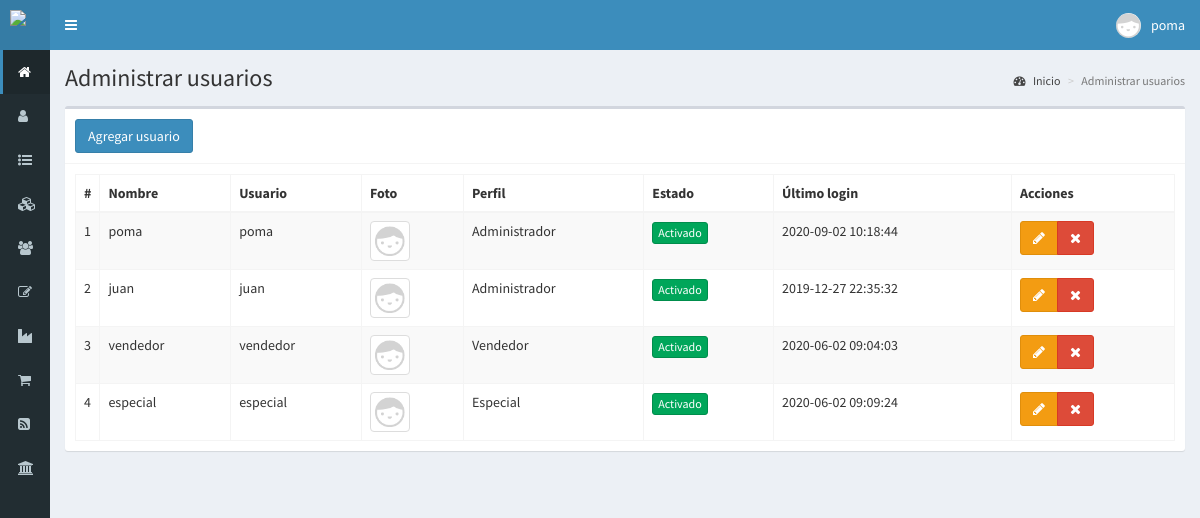
/usuarios (signed in), run on the app's committed database.
### tables this page shows
CREATE TABLE IF NOT EXISTS `usuarios` (
  `id` int(11) NOT NULL AUTO_INCREMENT,
  `nombre` text NOT NULL,
  `usuario` text NOT NULL,
  `password` text NOT NULL,
  `perfil` text NOT NULL,
  `foto` text NOT NULL,
  `estado` int(11) NOT NULL,
  `ultimo_login` datetime NOT NULL,
  `fecha` timestamp NOT NULL DEFAULT current_timestamp() ON UPDATE current_timestamp(),
  PRIMARY KEY (`id`)
);

### controladores/plantilla.controlador.php (called while the page is built)
<?php
class ControladorPlantilla{
	static public function ctrPlantilla(){
		include "vistas/plantilla.php";
	}
}

### index.php (called while the page is built, shortened)
<?php
require_once "controladores/plantilla.controlador.php";
require_once "controladores/usuarios.controlador.php";
require_once "controladores/actmasivo.controlador.php";
require_once "modelos/usuarios.modelo.php";
$plantilla = new ControladorPlantilla();
$plantilla -> ctrPlantilla();

### controladores/usuarios.controlador.php (called while the page is built, shortened)
<?php
class ControladorUsuarios{
	static public function ctrMostrarUsuarios($item, $valor){
		$tabla = "usuarios";
		$respuesta = ModeloUsuarios::MdlMostrarUsuarios($tabla, $item, $valor);
		return $respuesta;
	}
}

### modelos/conexion.php (called while the page is built)
<?php
class Conexion{
	static public function conectar(){
		$link = new PDO("mysql:host=localhost;dbname=herrero_test",
			            "poma",
			            "Pomadb1994*");
		$link->exec("set names utf8");
		return $link;
	}
}

### modelos/usuarios.modelo.php (called while the page is built, shortened)
<?php
require_once "conexion.php";
class ModeloUsuarios{
	static public function mdlMostrarUsuarios($tabla, $item, $valor){
		if($item != null){
			$stmt = Conexion::conectar()->prepare("SELECT * FROM $tabla WHERE $item = :$item");
			$stmt -> bindParam(":".$item, $valor, PDO::PARAM_STR);
			$stmt -> execute();
			return $stmt -> fetch();
		}else{
			$stmt = Conexion::conectar()->prepare("SELECT * FROM $tabla");
			$stmt -> execute();
			return $stmt -> fetchAll();
		}
	}
}

### vistas/modulos/usuarios.php (the view, shortened to what this page needs)
<div class="content-wrapper">
  <section class="content-header">
    <h1>
      Administrar usuarios
    </h1>
    <ol class="breadcrumb">
      <li><a href="inicio"><i class="fa fa-dashboard"></i> Inicio</a></li>
      <li class="active">Administrar usuarios</li>
    </ol>
  </section>
  <section class="content">
    <div class="box">
      <div class="box-header with-border">
        <button class="btn btn-primary" data-toggle="modal" data-target="#modalAgregarUsuario">
          Agregar usuario
        </button>
      </div>
      <div class="box-body">
       <table class="table table-bordered table-striped dt-responsive tablas" width="100%">
        <thead>
         <tr>
           <th style="width:10px">#</th>
           <th>Nombre</th>
           <th>Usuario</th>
           <th>Foto</th>
           <th>Perfil</th>
           <th>Estado</th>
           <th>Último login</th>
           <th>Acciones</th>
         </tr>
        </thead>
        <tbody>
        <?php
        $item = null;
        $valor = null;
        $usuarios = ControladorUsuarios::ctrMostrarUsuarios($item, $valor);
       foreach ($usuarios as $key => $value){
          echo ' <tr>
                  <td>'.($key+1).'</td>
                  <td>'.$value["nombre"].'</td>
                  <td>'.$value["usuario"].'</td>';
                  if($value["foto"] != ""){
                    echo '<td><img src="'.$value["foto"].'" class="img-thumbnail" width="40px"></td>';
                  }else{
                    echo '<td><img src="vistas/img/usuarios/default/anonymous.png" class="img-thumbnail" width="40px"></td>';
                  }
                  echo '<td>'.$value["perfil"].'</td>';
                  if($value["estado"] != 0){
                    echo '<td><button class="btn btn-success btn-xs btnActivar" idUsuario="'.$value["id"].'" estadoUsuario="0">Activado</button></td>';
                  }else{
                    echo '<td><button class="btn btn-danger btn-xs btnActivar" idUsuario="'.$value["id"].'" estadoUsuario="1">Desactivado</button></td>';
                  }
                  echo '<td>'.$value["ultimo_login"].'</td>
                  <td>
                    <div class="btn-group">
                      <button class="btn btn-warning btnEditarUsuario" idUsuario="'.$value["id"].'" data-toggle="modal" data-target="#modalEditarUsuario"><i class="fa fa-pencil"></i></button>
                      <button class="btn btn-danger btnEliminarUsuario" idUsuario="'.$value["id"].'" fotoUsuario="'.$value["foto"].'" usuario="'.$value["usuario"].'"><i class="fa fa-times"></i></button>
                    </div>
                  </td>
                </tr>';
        }
        ?>
        </tbody>
       </table>
      </div>
    </div>
  </section>
</div>

### vistas/plantilla.php (shortened to what this page needs)
<!DOCTYPE html>
<html>
<head>
  <link rel="stylesheet" href="vistas/bower_components/bootstrap/dist/css/bootstrap.min.css">
  <link rel="stylesheet" href="vistas/bower_components/font-awesome/css/font-awesome.min.css">
  <link rel="stylesheet" href="vistas/bower_components/Ionicons/css/ionicons.min.css">
  <link rel="stylesheet" href="vistas/dist/css/AdminLTE.css">
  <link rel="stylesheet" href="vistas/dist/css/skins/_all-skins.min.css">
  <link rel="stylesheet" href="vistas/bower_components/datatables.net-bs/css/dataTables.bootstrap.min.css">
  <link rel="stylesheet" href="vistas/bower_components/datatables.net-bs/css/responsive.bootstrap.min.css">
  <link rel="stylesheet" href="vistas/plugins/iCheck/all.css">
  <link rel="stylesheet" href="vistas/bower_components/bootstrap-daterangepicker/daterangepicker.css">
  <link rel="stylesheet" href="vistas/bower_components/morris.js/morris.css">
</head>
<body class="hold-transition skin-blue sidebar-collapse sidebar-mini login-page">
  <?php
  if(isset($_SESSION["iniciarSesion"]) && $_SESSION["iniciarSesion"] == "ok"){
   echo '<div class="wrapper">';
    include "modulos/cabezote.php";
    include "modulos/menu.php";
    if(isset($_GET["ruta"])){
      if($_GET["ruta"] == "inicio" ||
         $_GET["ruta"] == "actmasiva" ||
         $_GET["ruta"] == "usuarios" ||
         $_GET["ruta"] == "categorias" ||
         $_GET["ruta"] == "imprecibos" ||
         $_GET["ruta"] == "rubroingresos" ||
         $_GET["ruta"] == "rubroegresos" ||
         $_GET["ruta"] == "cuentasbancarias" ||
         $_GET["ruta"] == "ubicaciones" ||
         $_GET["ruta"] == "productos" ||
         $_GET["ruta"] == "proveedores" ||
         $_GET["ruta"] == "clientes" ||
         $_GET["ruta"] == "publicidad" ||
         $_GET["ruta"] == "cobranza-clientes" ||
         $_GET["ruta"] == "ventas" ||
         $_GET["ruta"] == "authorized" ||
         $_GET["ruta"] == "autorizarAplicacion" ||
         $_GET["ruta"] == "crearCliente" ||
         $_GET["ruta"] == "doCrearCliente" ||
         $_GET["ruta"] == "doFacturarBatch" ||
         $_GET["ruta"] == "doObtenerInfoMovimiento" ||
         $_GET["ruta"] == "ObtenerInfoMovimiento" ||
         $_GET["ruta"] == "facturar" ||
         $_GET["ruta"] == "doFacturar" ||
         $_GET["ruta"] == "chequera" ||
         $_GET["ruta"] == "crear-venta" ||
         $_GET["ruta"] == "crear-pago" ||
         $_GET["ruta"] == "cc-cliente" ||
         $_GET["ruta"] == "editar-venta" ||
         $_GET["ruta"] == "reportes" ||
         $_GET["ruta"] == "presupuestoRapido" ||
         $_GET["ruta"] == "crear-presupuestoRapido" ||
         $_GET["ruta"] == "actualizar-productos" ||
         $_GET["ruta"] == "enproceso" ||
         $_GET["ruta"] == "mapa" ||
         $_GET["ruta"] == "sendordpresup" ||
         $_GET["ruta"] == "ordenpresup" ||
         $_GET["ruta"] == "estado-entregas" ||
         $_GET["ruta"] == "liquidar-cobros" ||
         $_GET["ruta"] == "enviarcorreo" ||
         $_GET["ruta"] == "actprod1" ||
         $_GET["ruta"] == "salir"){
        include "modulos/".$_GET["ruta"].".php";
      }else{
        include "modulos/404.php";
      }
    }else{
      include "modulos/inicio.php";
    }
    echo '</div>';
  }else{
    include "modulos/login.php";
  }
  ?>
</body>
</html>

### vistas/modulos/cabezote.php (shortened to what this page needs)
<header class="main-header">
<a href="inicio" class="logo">
	<span class="logo-mini">
		<img src="vistas/img/plantilla/icono-blanco.png" class="img-responsive" style="padding:10px">
	</span>
</a>
<nav class="navbar navbar-static-top" role="navigation">
 	<a href="#" class="sidebar-toggle" data-toggle="push-menu" role="button">
     	</a>
	<div class="navbar-custom-menu">
		<ul class="nav navbar-nav">
			<li class="dropdown user user-menu">
				<a href="#" class="dropdown-toggle" data-toggle="dropdown">
				<?php
				if($_SESSION["foto"] != ""){
					echo '<img src="'.$_SESSION["foto"].'" class="user-image">';
				}else{
					echo '<img src="vistas/img/usuarios/default/anonymous.png" class="user-image">';
				}
				?>
					<span class="hidden-xs"><?php  echo $_SESSION["nombre"]; ?></span>
				</a>
			</li>
		</ul>
	</div>
</nav>
</header>

### vistas/modulos/menu.php (shortened to what this page needs)
<aside class="main-sidebar">
	 <section class="sidebar">
		<ul class="sidebar-menu">
		<?php
		if($_SESSION["perfil"] == "Administrador"){
			echo '<li class="active">
				<a href="inicio">
					<i class="fa fa-home"></i>
					<span>Inicio</span>
				</a>
			</li>
			<li>
				<a href="usuarios">
					<i class="fa fa-user"></i>
					<span>Usuarios</span>
				</a>
			</li>';
		}
		if($_SESSION["perfil"] == "Administrador" || $_SESSION["perfil"] == "Especial"){
			echo '<li class="treeview">
				<a href="#">
					<i class="fa fa-list-ul"></i>
					<span>Categorias</span>
					<span class="pull-right-container">
						<i class="fa fa-angle-left pull-right"></i>
					</span>
				</a>
				<ul class="treeview-menu">
					<li>
						<a href="categorias">
							<i class="fa fa-circle-o"></i>
							<span>Familias</span>
						</a>
					</li>';
			echo '</ul>'
		;}
		if($_SESSION["perfil"] == "Administrador" || $_SESSION["perfil"] == "Especial"){
			echo '<li class="treeview">
				<a href="#">
					<i class="fa fa-cubes"></i>
					<span>Productos</span>
					<span class="pull-right-container">
						<i class="fa fa-angle-left pull-right"></i>
					</span>
				</a>
				<ul class="treeview-menu">
					<li>
						<a href="productos">
							<i class="fa fa-circle-o"></i>
							<span>Productos</span>
						</a>
					</li>';
			echo '</ul>'
		;}
		if($_SESSION["perfil"] == "Administrador" || $_SESSION["perfil"] == "Especial" || $_SESSION["perfil"] == "Vendedor"){
			echo '<li class="treeview">
				<a href="#">
					<i class="fa fa-users"></i>
					<span>Clientes</span>
					<span class="pull-right-container">
						<i class="fa fa-angle-left pull-right"></i>
					</span>
				</a>
				<ul class="treeview-menu">
					<li>
						<a href="clientes">
							<i class="fa fa-circle-o"></i>
							<span>Lista de clientes</span>
						</a>
					</li>';
			echo '</ul>'
		;}
		if($_SESSION["perfil"] == "Administrador" || $_SESSION["perfil"] == "Especial" || $_SESSION["perfil"] == "Vendedor"){
			echo '<li class="treeview">
				<a href="#">
					<i class="fa fa-edit"></i>
					<span>Pedidos</span>
					<span class="pull-right-container">
						<i class="fa fa-angle-left pull-right"></i>
					</span>
				</a>
				<ul class="treeview-menu">
					<li>
						<a href="enproceso">
							<i class="fa fa-circle-o"></i>
							<span>Confirmar entrega</span>
						</a>
					</li>';
			echo '</ul>'
		;}
		if($_SESSION["perfil"] == "Administrador" ){
			echo '<li>
				<a href="proveedores">
					<i class="fa fa-industry"></i>
					<span>Proveedores</span>
				</a>
			</li>';
		}
		if($_SESSION["perfil"] == "Administrador" || $_SESSION["perfil"] == "Vendedor"){
			echo '<li class="treeview">
				<a href="#">
					<i class="fa fa-shopping-cart"></i>
					<span>Ventas</span>
					<span class="pull-right-container">
						<i class="fa fa-angle-left pull-right"></i>
					</span>
				</a>
				<ul class="treeview-menu">
					<li>
						<a href="presupuestoRapido">
							<i class="fa fa-circle-o"></i>
							<span>Presupuesto rapido</span>
						</a>
					</li>
					<li>
						<a href="ordenpresup">
							<i class="fa fa-circle-o"></i>
							<span>OD Pesupuesto</span>
						</a>
					</li>
					<li>
						<a href="enproceso">
							<i class="fa fa-circle-o"></i>
							<span>Ver presup. Rapidos</span>
						</a>
					</li>
					<li>
						<a href="ventas">
							<i class="fa fa-circle-o"></i>
							<span>Administrar ventas</span>
						</a>
					</li>
					<li>
						<a href="crear-venta">
							<i class="fa fa-circle-o"></i>
							<span>Crear venta</span>
						</a>
					</li>
					<li>
						<a href="reportes">
							<i class="fa fa-circle-o"></i>
							<span>Reporte de ventas</span>
						</a>
					</li>';
				echo '</ul>
			</li>';
		}
			echo '<li>
				<a href="publicidad">
					<i class="fa fa-rss-square"></i>
					<span>Publicidad</span>
				</a>
			</li>';
		if($_SESSION["perfil"] == "Administrador" ){
			echo '<li class="treeview">
				<a href="#">
					<i class="fa fa-bank"></i>
					<span>Caja y banco</span>
					<span class="pull-right-container">
						<i class="fa fa-angle-left pull-right"></i>
					</span>
				</a>
				<ul class="treeview-menu">
					<li>
						<a href="enproceso">
							<i class="fa fa-circle-o"></i>
							<span style="font-weight: bold">Caja diaria</span>
						</a>
					</li>
					<li>
						<a href="enproceso">
							<i class="fa fa-circle-o"></i>
							<span style="color:red ; font-weight: bold">Generar EGRESO</span>
						</a>
					</li>
					<li>
						<a href="enproceso">
							<i class="fa fa-circle-o"></i>
							<span style="color:green ; font-weight: bold">Gnerar INGRESO</span>
						</a>
					</li>
					<li>
						<a href="liquidar-cobros">
							<i class="fa fa-circle-o"></i>
							<span>Liq. Ventas</span>
						</a>
					</li>
					<li>
						<a href="chequera">
							<i class="fa fa-circle-o"></i>
							<span>Chequera</span>
						</a>
					</li>';
				}echo '</ul>
			</li>';
		?>
		</ul>
	 </section>
</aside>

### data on the page
usuarios: nombre "poma", usuario "poma", perfil "Administrador", ultimo_login "2020-09-02 10:18:44"
usuarios: nombre "juan", usuario "juan", perfil "Administrador", ultimo_login "2019-12-27 22:35:32"
usuarios: nombre "vendedor", usuario "vendedor", perfil "Vendedor", ultimo_login "2020-06-02 09:04:03"
usuarios: nombre "especial", usuario "especial", perfil "Especial", ultimo_login "2020-06-02 09:09:24"

### other printed values
$_SESSION["nombre"] "poma"
